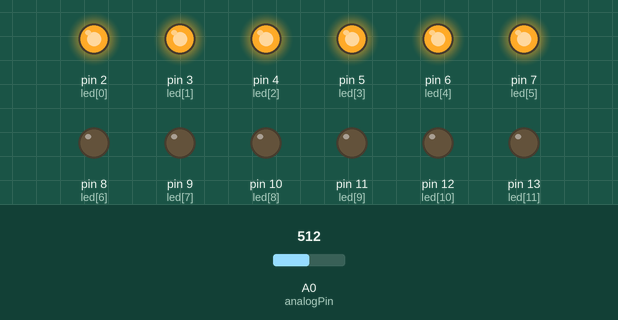
This sketch was run on a simulated Arduino Uno, built with avr-gcc and run on an emulated ATmega328P. On the bench: output pins drawn as LEDs (lit = HIGH). The test bench sets the inputs (shaded band); at power-on: A0 (analogPin) = 512.

Above: at 1.2 s.
1.3 s: A0 (analogPin) set to 532
2.8 s: A0 (analogPin) set to 560
At 3.6 s:
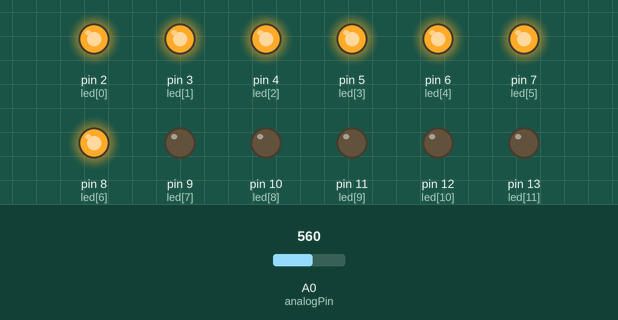
4.3 s: A0 (analogPin) set to 716
At 4.7 s:
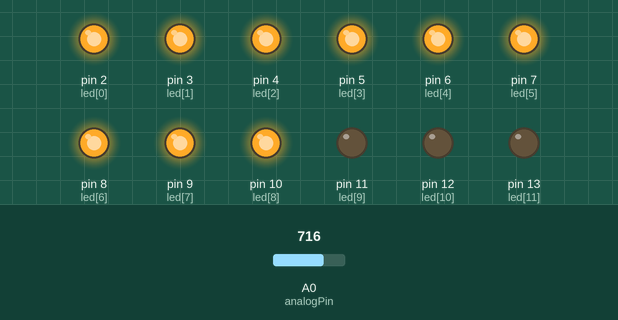
5.8 s: A0 (analogPin) set to 765
7.3 s: A0 (analogPin) set to 798
At 8.2 s:
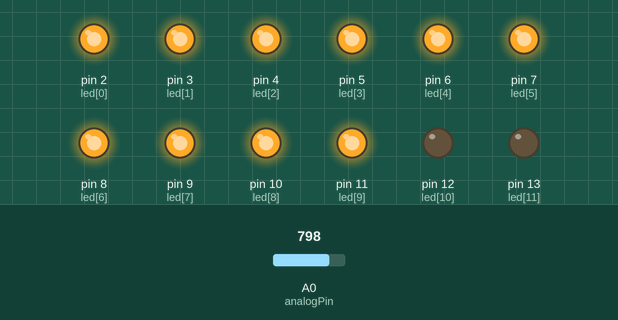
8.8 s: A0 (analogPin) set to 511
At 9.3 s:
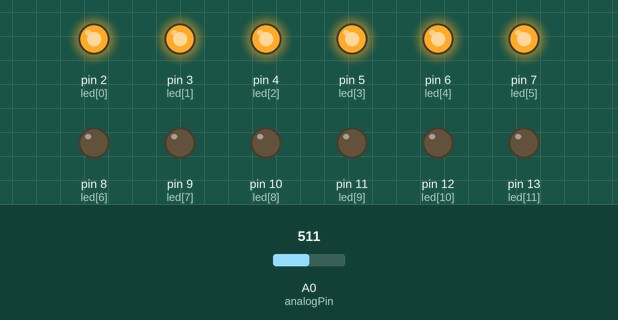
Timing chart, 0 to 11.3 s (numbered marks = the images above; inputs shaded):
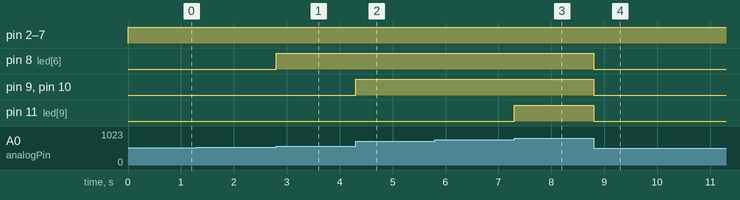

Measured:
- the behaviour switches between 546 and 547 on A0 (analogPin) (found by bisection; images 0 and 1)
- the behaviour switches between 780 and 781 on A0 (analogPin) (found by bisection; images 2 and 3)
- after the input at 1.3 s, every drawn part: stays the same
- after the input at 2.8 s, pin 8 (led[6]): LOW → HIGH at once
- after the input at 4.3 s, pin 9 (led[7]), pin 10 (led[8]): LOW → HIGH at once
- after the input at 5.8 s, every drawn part: stays the same
- after the input at 7.3 s, pin 11 (led[9]): LOW → HIGH at once
- after the input at 8.8 s, pin 8 (led[6]), pin 9 (led[7]), pin 10 (led[8]), pin 11 (led[9]): HIGH → LOW at once

The sketch:

20221013_analogRead_12pin_.ino
```cpp
const int led[12] = {2,3,4,5,6,7,8,9,10,11,12,13};
const int analogPin = A0;

void setup()
{
  for(int x=0;x<=11;x++){
  pinMode(led[x], OUTPUT);
  }
}

void loop() {

 int sensorInput = analogRead(analogPin);


  for(int x=0; x<=11; x++){

       if(sensorInput >1024/13*(1+x))
          digitalWrite(led[x],HIGH);

       else digitalWrite(led[x], LOW);

   }


}
```
